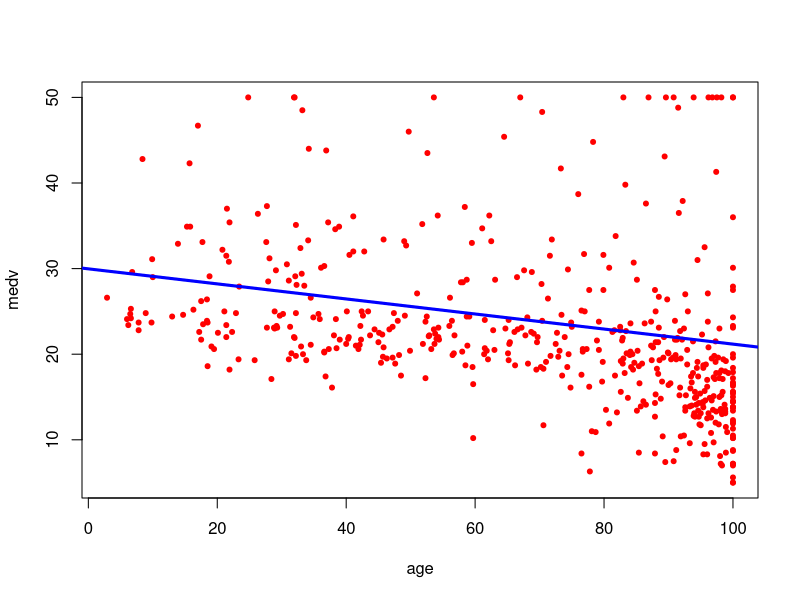
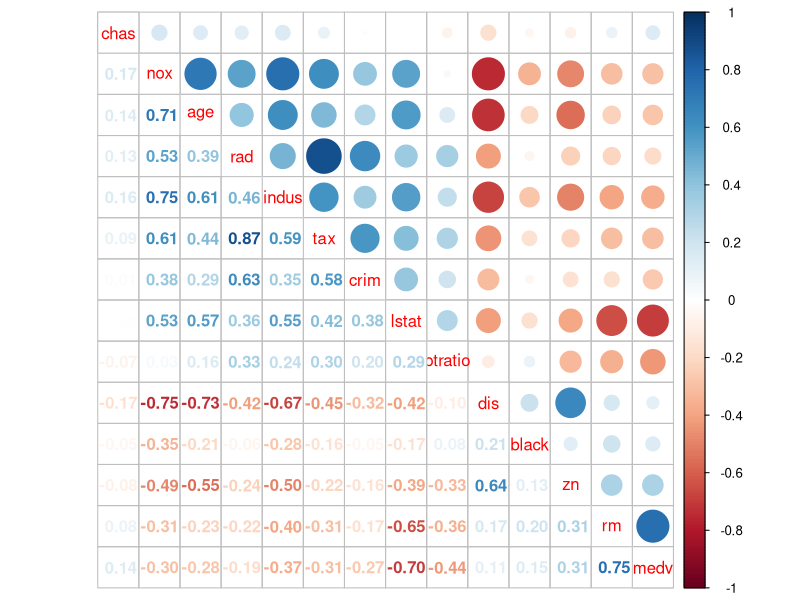
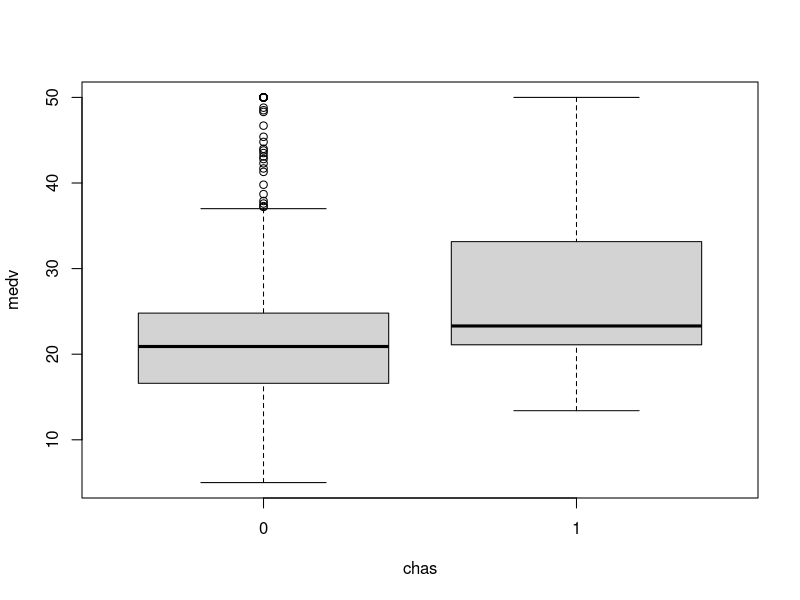

Source code (R) for these figures, in order:
## ---- chunk 1
# load MASS package
library(MASS)
library("ggplot2")
#updateR()
# Check the dimensions of the Boston dataset
dim(Boston)
## ---- chunk 2
# Split the data by using the first 400 observations as the training
# data and the remaining as the testing data
train = 1:400
test=401:506
df=Boston
variable= colnames(df)
training_data = Boston[train,variable]
testing_data = Boston[test,variable]
dim(training_data)
dim(testing_data)
## ---- chunk 3
# check either in the training set or the original

cor(training_data$medv,training_data$age)

## ---- chunk 4
model=lm(medv~age,data=training_data)
plot(medv~age,data=Boston,col='red', pch=20)+abline(model,col='blue',lwd=3)

## ---- chunk 5
model2=lm(medv~log(lstat)+age,data=training_data)
model2

## ---- chunk 6
#library("rgl")

              
## ---- chunk 7
summary(model2)

## ---- chunk 8
# p values < 2e-16  both very significant

## ---- chunk 9
#R^2 =0.67 wich mean 67% of the model variation is being explained by the predictors
# the model is significant as a whole
## ---- chunk 10
model3=lm(medv~.,data=training_data)
summary(model3)

## ---- chunk 11

model3=lm(medv~.+ log(lstat) -lstat ,data=training_data)
summary(model3)
## ---- chunk 12

#Multiple R-squared:  0.785 improuve !

## ---- chunk 13

round(cor(training_data),2)
## ---- chunk 14
#install.packages("corrplot")
library(corrplot)
matrix_correlation=round(cor(training_data),2)
corrplot.mixed(corr =matrix_correlation,order = 'AOE' )
## ---- chunk 15
cor(training_data$tax,training_data$rad)
## ---- chunk 16
model3=lm(medv~.+ log(lstat) -lstat -tax,data=training_data)
summary(model3)

#R^2 a diminue legerement
#F-statistique 112.7 a  augmentee

## ---- chunk 17
prediction1=predict(model3,testing_data)
MSE=mean((testing_data$medv-prediction1)^2)
MSE
## ---- chunk 18

str(Boston$chas)
nrow(subset(Boston, chas==1))
## ---- chunk 19

boxplot(medv~chas, data=Boston)

#there is a difference of median value
## ---- chunk 20
aggregate(medv ~ chas, data = training_data, FUN = mean)

## ---- chunk 21
rep=aov(medv~chas, data=training_data)
rep
## ---- chunk 22

summary(rep)

## ---- chunk 23
model4=lm(medv~chas+ crim,data=training_data)
model4.sum=summary(model4)
model4.sum
## ---- chunk 24
#R^2 is very small, the variables doesn't predict well

## ---- chunk 25
summary(lm(medv~.,data=training_data))
# p value of 'chas' is very small in the presence of other predictors
## ---- chunk 26
model=lm(medv~lstat * age, data=training_data)
summary(model)
## ---- chunk 27
model=lm(medv~(.)^2 -(.),data=training_data)
summary(model)
